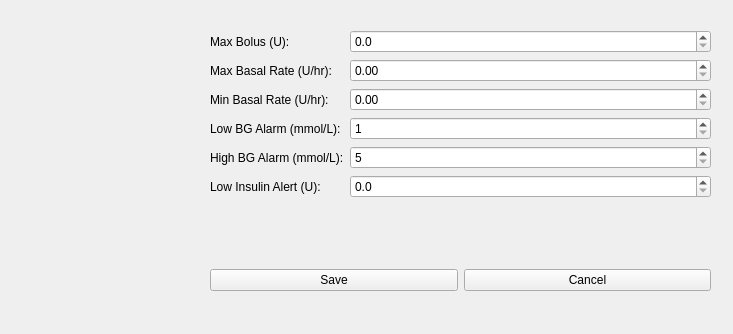
<?xml version="1.0" encoding="UTF-8"?>
<ui version="4.0">
 <class>SettingsPage</class>
 <widget class="QWidget" name="SettingsPage">
  <property name="geometry">
   <rect>
    <x>0</x>
    <y>0</y>
    <width>733</width>
    <height>334</height>
   </rect>
  </property>
  <property name="windowTitle">
   <string>Form</string>
  </property>
  <widget class="QWidget" name="">
   <property name="geometry">
    <rect>
     <x>210</x>
     <y>30</y>
     <width>501</width>
     <height>261</height>
    </rect>
   </property>
   <layout class="QVBoxLayout" name="verticalLayout">
    <item>
     <layout class="QFormLayout" name="formLayout">
      <item row="0" column="0">
       <widget class="QLabel" name="lblMaxBolus">
        <property name="text">
         <string>Max Bolus (U):</string>
        </property>
       </widget>
      </item>
      <item row="5" column="0">
       <widget class="QLabel" name="lblLowInsulin">
        <property name="text">
         <string>Low Insulin Alert (U):</string>
        </property>
       </widget>
      </item>
      <item row="4" column="0">
       <widget class="QLabel" name="lblHighBGAlarm">
        <property name="text">
         <string>High BG Alarm (mmol/L):</string>
        </property>
       </widget>
      </item>
      <item row="3" column="0">
       <widget class="QLabel" name="lblLowBGAlarm">
        <property name="text">
         <string>Low BG Alarm (mmol/L):</string>
        </property>
       </widget>
      </item>
      <item row="2" column="0">
       <widget class="QLabel" name="lblMinBasal">
        <property name="text">
         <string>Min Basal Rate (U/hr):</string>
        </property>
       </widget>
      </item>
      <item row="1" column="0">
       <widget class="QLabel" name="lblMaxBasal">
        <property name="text">
         <string>Max Basal Rate (U/hr):</string>
        </property>
       </widget>
      </item>
      <item row="0" column="1">
       <widget class="QDoubleSpinBox" name="sbMaxBolus">
        <property name="decimals">
         <number>1</number>
        </property>
        <property name="minimum">
         <double>0.000000000000000</double>
        </property>
        <property name="singleStep">
         <double>0.100000000000000</double>
        </property>
        <property name="value">
         <double>0.000000000000000</double>
        </property>
       </widget>
      </item>
      <item row="1" column="1">
       <widget class="QDoubleSpinBox" name="sbMaxBasal">
        <property name="maximum">
         <double>10.000000000000000</double>
        </property>
        <property name="singleStep">
         <double>0.010000000000000</double>
        </property>
       </widget>
      </item>
      <item row="2" column="1">
       <widget class="QDoubleSpinBox" name="sbMinBasal">
        <property name="maximum">
         <double>10.000000000000000</double>
        </property>
        <property name="singleStep">
         <double>0.010000000000000</double>
        </property>
       </widget>
      </item>
      <item row="3" column="1">
       <widget class="QSpinBox" name="sbLowBGAlarm">
        <property name="minimum">
         <number>1</number>
        </property>
        <property name="maximum">
         <number>10</number>
        </property>
       </widget>
      </item>
      <item row="4" column="1">
       <widget class="QSpinBox" name="sbHighBGAlarm">
        <property name="minimum">
         <number>5</number>
        </property>
        <property name="maximum">
         <number>25</number>
        </property>
       </widget>
      </item>
      <item row="5" column="1">
       <widget class="QDoubleSpinBox" name="sbLowInsulin">
        <property name="decimals">
         <number>1</number>
        </property>
        <property name="maximum">
         <double>50.000000000000000</double>
        </property>
        <property name="singleStep">
         <double>0.100000000000000</double>
        </property>
       </widget>
      </item>
     </layout>
    </item>
    <item>
     <layout class="QHBoxLayout" name="horizontalLayout">
      <item>
       <widget class="QPushButton" name="btnSave">
        <property name="text">
         <string>Save</string>
        </property>
       </widget>
      </item>
      <item>
       <widget class="QPushButton" name="btnCancel">
        <property name="text">
         <string>Cancel</string>
        </property>
       </widget>
      </item>
     </layout>
    </item>
   </layout>
  </widget>
 </widget>
 <resources/>
 <connections/>
</ui>
